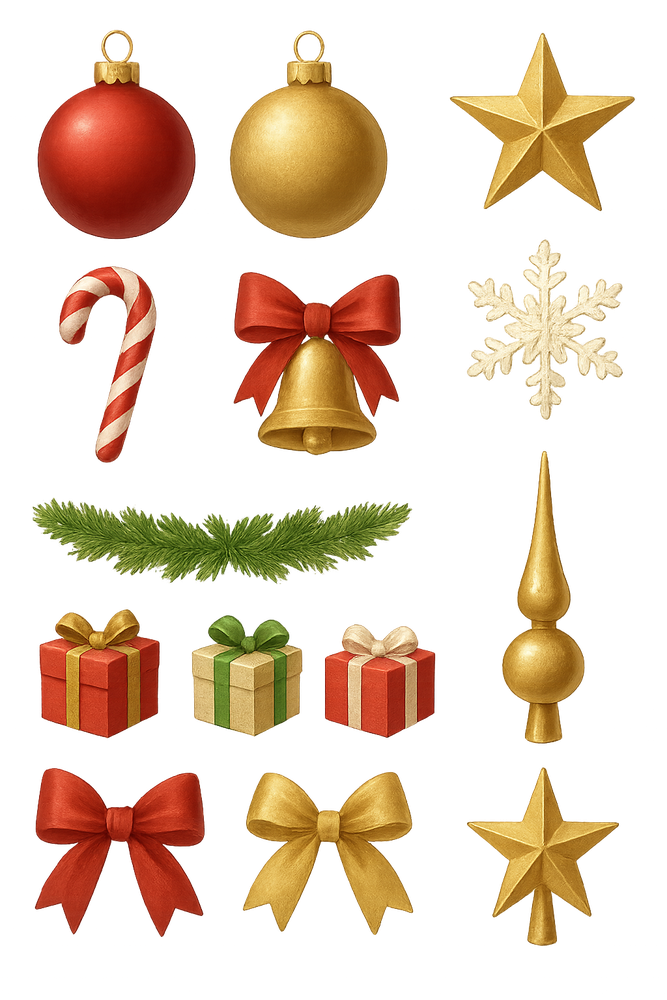
#> input picture assets/ornamnents.PNG, 667 x 1000 px, shrunk from 1024 x 1536 before the run, found by its file name
$ python analyze_ornaments.py
#> lines starting #> are read from the running program, lines starting #| are printed output that depends on the picture
#!/usr/bin/env python3
"""
Analyze ornaments image structure
"""

from PIL import Image
import numpy as np

def analyze_image_structure(input_path):
    """Analyze the image to understand ornament layout"""
    img = Image.open(input_path)
#> img is the input picture: PIL image 667x1000 RGBA; mean R, G, B, A 57.2, 37.3, 18.5, 75.2

    if img.mode != 'RGBA':
        img = img.convert('RGBA')

    width, height = img.size
#> width = 667; height = 1000
    print(f"Image size: {width}x{height}")
#| Image size: 667x1000

    # Convert to numpy array for easier analysis
    img_array = np.array(img)
    alpha_channel = img_array[:, :, 3]
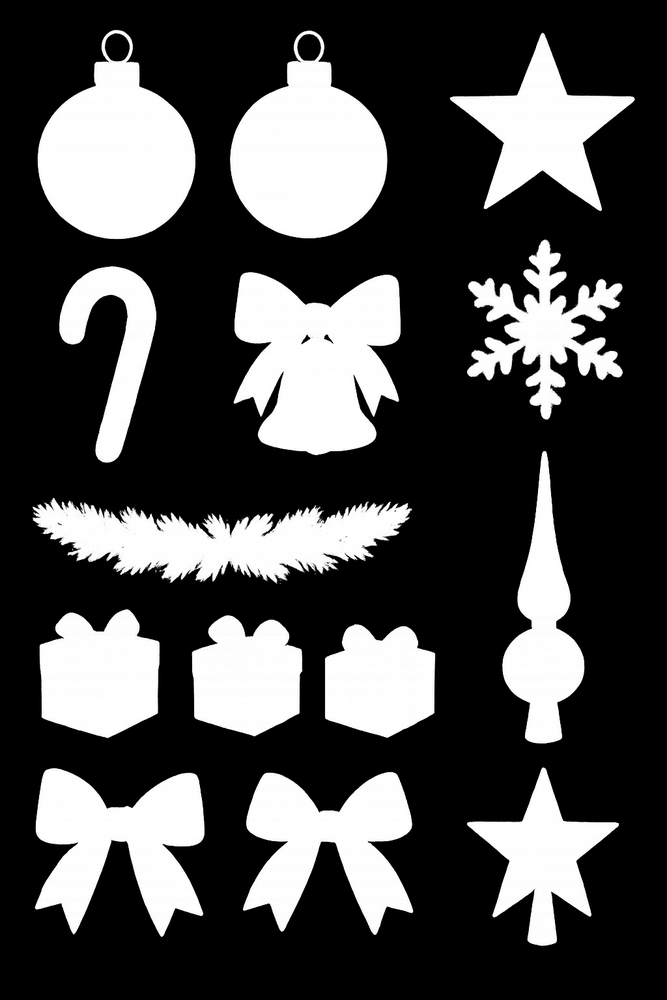
#> alpha_channel: shape (1000, 667); min 0, max 255, mean 75.2

    # Find rows with content by checking alpha channel
    row_has_content = []
    for y in range(height):
        non_transparent_pixels = np.sum(alpha_channel[y, :] > 50)
        row_has_content.append(non_transparent_pixels)
#> this loop made 1000 passes
#> non_transparent_pixels on passes 1 to 3: 0, 0, 0
#> after the loop, row_has_content = 1000 values, max 488 at index 824, min 0 at index 0, mean 201.5

    # Find columns with content
    col_has_content = []
    for x in range(width):
        non_transparent_pixels = np.sum(alpha_channel[:, x] > 50)
        col_has_content.append(non_transparent_pixels)
#> this loop made 667 passes
#> after the loop, col_has_content = 667 values, max 789 at index 543, min 0 at index 0, mean 302.1

    # Detect row boundaries (gaps in content)
    print("\n=== ROW ANALYSIS ===")
    row_gaps = []
    in_gap = True
    gap_start = 0

    for y in range(height):
        if row_has_content[y] < 10:  # Almost empty row
            if not in_gap:
                in_gap = True
                gap_start = y
        else:  # Has content
            if in_gap and gap_start > 0:
                row_gaps.append((gap_start, y))
            in_gap = False
#> after the loop, gap_start = 946; row_gaps = [(239, 243), (463, 472), (744, 768)]

    print(f"Found {len(row_gaps)} row gaps:")
#| Found 3 row gaps:
    for i, (start, end) in enumerate(row_gaps):
        print(f"  Gap {i+1}: rows {start}-{end}")
#> this loop made 3 passes
#|   Gap 1: rows 239-243
#|   Gap 2: rows 463-472
#|   Gap 3: rows 744-768

    # Detect column boundaries
    print("\n=== COLUMN ANALYSIS ===")
    col_gaps = []
    in_gap = True
    gap_start = 0

    for x in range(width):
        if col_has_content[x] < 10:  # Almost empty column
            if not in_gap:
                in_gap = True
                gap_start = x
        else:  # Has content
            if in_gap and gap_start > 0:
                col_gaps.append((gap_start, x))
            in_gap = False
#> after the loop, col_gaps = [(435, 457)]; gap_start = 629

    print(f"Found {len(col_gaps)} column gaps:")
#| Found 1 column gaps:
    for i, (start, end) in enumerate(col_gaps):
        print(f"  Gap {i+1}: columns {start}-{end}")
#> this loop made 1 pass
#|   Gap 1: columns 435-457

    # Estimate grid structure
    num_rows = len(row_gaps) + 1
#> num_rows = 4
    num_cols = len(col_gaps) + 1
#> num_cols = 2

    print(f"\n=== ESTIMATED GRID ===")
    print(f"Rows: {num_rows}, Columns: {num_cols}")
#| Rows: 4, Columns: 2
    print(f"Total ornaments: {num_rows * num_cols}")
#| Total ornaments: 8

    return row_gaps, col_gaps

if __name__ == "__main__":
    input_image = "/Users/thiransamuthumala/xmastree/assets/ornamnents.PNG"

    try:
        analyze_image_structure(input_image)
    except Exception as e:
        print(f"Error: {e}")
        import traceback
        traceback.print_exc()

$ run again, with assets/tree.PNG copied over assets/ornamnents.PNG
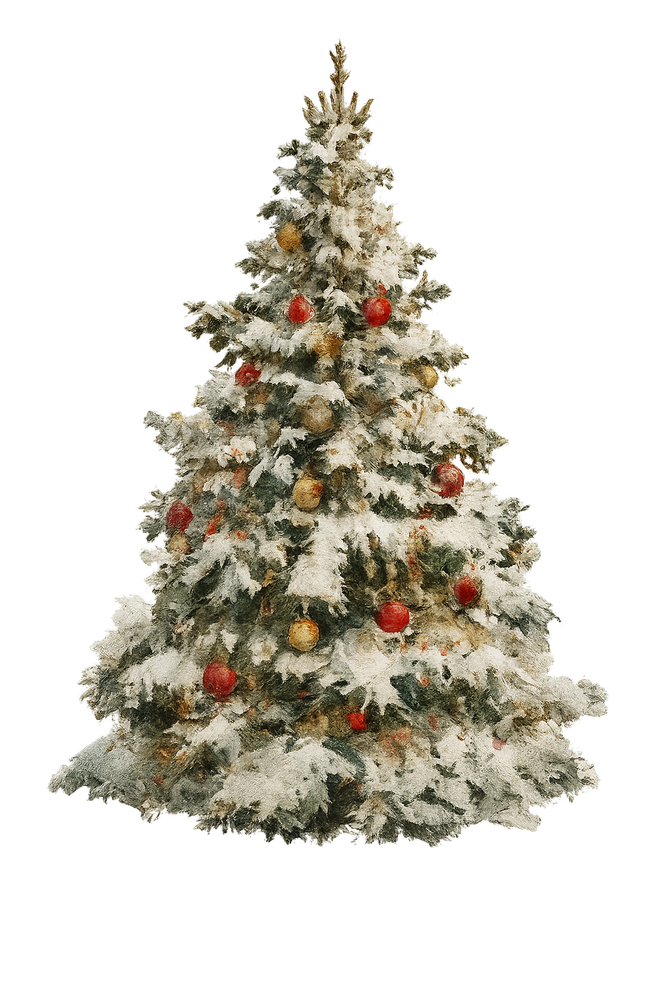
#> input picture assets/tree.PNG, 667 x 1000 px, shrunk from 1024 x 1536 before the run, found by its file name
#> in analyze_image_structure, img is the input picture: PIL image 667x1000 RGBA; mean R, G, B, A 50.9, 47.6, 38.7, 85.8
#| Image size: 667x1000
#> in analyze_image_structure, `alpha_channel = img_array[:, :, 3]`:
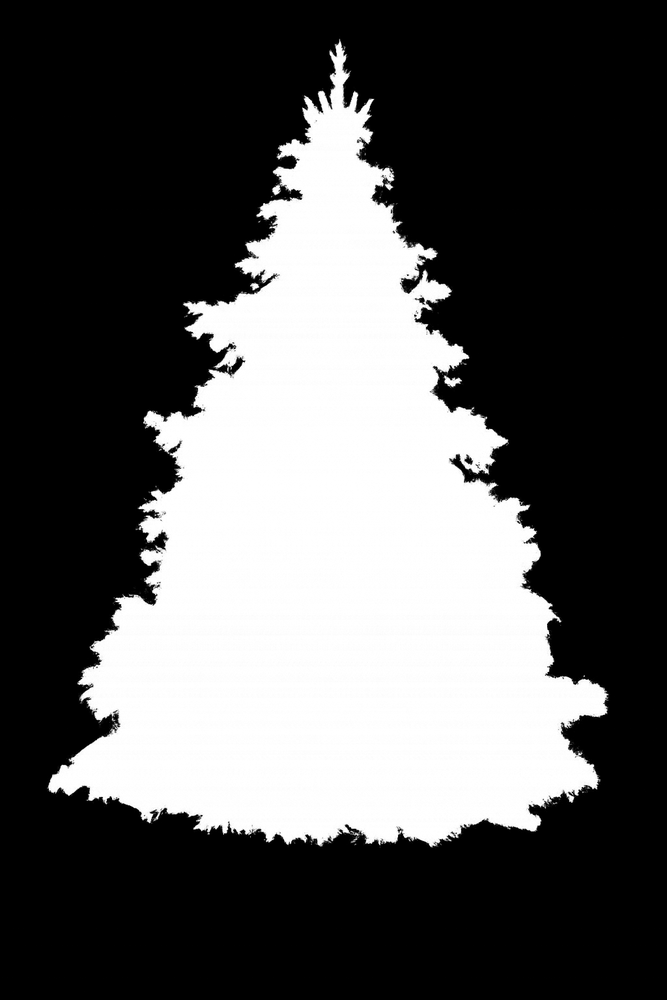
#> alpha_channel: shape (1000, 667); min 0, max 255, mean 85.8
#> the loop in analyze_image_structure, `for y in range(height):` made 1000 passes
#> non_transparent_pixels on passes 1 to 3: 0, 0, 0
#> after the loop in analyze_image_structure, `for y in range(height):`: row_has_content = 1000 values, max 551 at index 780, min 0 at index 0, mean 228
#> the loop in analyze_image_structure, `for x in range(width):` made 667 passes
#> after the loop in analyze_image_structure, `for x in range(width):`: col_has_content = 667 values, max 795 at index 339, min 0 at index 0, mean 341.8
#> after the loop in analyze_image_structure, `for y in range(height):`: gap_start = 846; row_gaps = [(67, 69), (85, 86)]
#| Found 2 row gaps:
#> the loop in analyze_image_structure, `for i, (start, end) in enumerate(row_gaps):` made 2 passes
#> (printed output is left out)
#> after the loop in analyze_image_structure, `for x in range(width):`: col_gaps = []; gap_start = 608
#| Found 0 column gaps:
#> num_rows = 3
#> num_cols = 1
#| Rows: 3, Columns: 1
#| Total ornaments: 3
